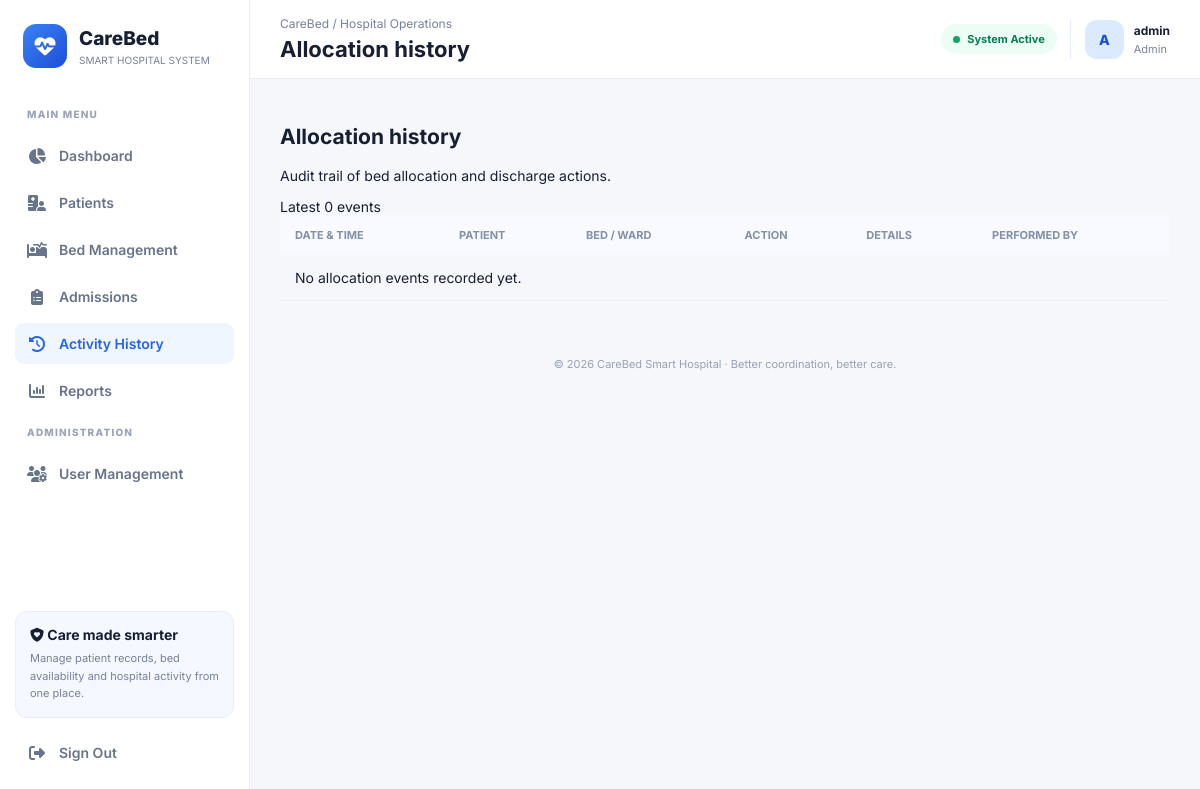
The page /history (signed in) on the database its author committed.
### app.py (models this page shows, shortened)
class User(UserMixin, db.Model):
    id = db.Column(db.Integer, primary_key=True)
    username = db.Column(db.String(80), unique=True, nullable=False)
    password_hash = db.Column(db.String(255), nullable=False)
    role = db.Column(db.String(20), nullable=False, default="staff")
    created_at = db.Column(db.DateTime, default=datetime.utcnow)

### app.py (the view)
@app.route("/history")
@login_required
def history():
    logs = (
        AllocationLog.query
        .order_by(AllocationLog.created_at.desc())
        .limit(250)
        .all()
    )
    return render_template("history.html", logs=logs)

### app.py (called while the page is built)
@login_manager.user_loader
def load_user(user_id):
    return db.session.get(User, int(user_id))

### templates/history.html (shortened to what this page needs)
{% extends "base.html" %}
{% block page_heading %}Allocation history{% endblock %}
{% block content %}
<div class="section-intro"><div><h1>Allocation history</h1><p>Audit trail of bed allocation and discharge actions.</p></div><span class="count-chip">Latest {{ logs|length }} events</span></div>
<div class="panel-card"><div class="table-responsive"><table class="table modern-table"><thead><tr><th>Date & time</th><th>Patient</th><th>Bed / ward</th><th>Action</th><th>Details</th><th>Performed by</th></tr></thead><tbody>{% for l in logs %}<tr><td>{{ l.created_at.strftime('%d %b %Y, %H:%M:%S') }}</td><td><strong>{{ l.patient_name }}</strong><small class="table-sub">{{ l.patient_code }}</small></td><td>{{ l.bed_code }}<small class="table-sub">{{ l.ward }}</small></td><td><span class="badge-soft {% if l.action == 'Allocated' %}badge-green{% else %}badge-blue{% endif %}">{{ l.action }}</span></td><td>{{ l.details or '—' }}</td><td>{{ l.actor }}</td></tr>{% else %}<tr><td colspan="6" class="empty-state">No allocation events recorded yet.</td></tr>{% endfor %}</tbody></table></div></div>
{% endblock %}

### templates/base.html (shortened to what this page needs)
<!DOCTYPE html>
<html lang="en">
<head>
    <link rel="stylesheet" href="https://cdnjs.cloudflare.com/ajax/libs/font-awesome/6.5.2/css/all.min.css">
</head>
<body>
    {% set ep = request.endpoint or '' %}
    <aside class="sidebar">
        <a class="brand"
           href="{{ url_for('dashboard') if current_user.is_authenticated else url_for('login') }}">
            <div class="brand-icon">
                <i class="fa-solid fa-heart-pulse"></i>
            </div>
            <div>
                <div class="brand-name">CareBed</div>
                <div class="brand-sub">SMART HOSPITAL SYSTEM</div>
            </div>
        </a>
        {% if current_user.is_authenticated %}
        <div class="nav-label">MAIN MENU</div>
        <nav>
            <a class="nav-link {{ 'active' if ep == 'dashboard' else '' }}"
               href="{{ url_for('dashboard') }}">
                <i class="fa-solid fa-chart-pie"></i> Dashboard
            </a>
            <a class="nav-link {{ 'active' if ep in ['patients', 'edit_patient'] else '' }}"
               href="{{ url_for('patients') }}">
                <i class="fa-solid fa-hospital-user"></i> Patients
            </a>
            <a class="nav-link {{ 'active' if ep in ['beds', 'toggle_bed'] else '' }}"
               href="{{ url_for('beds') }}">
                <i class="fa-solid fa-bed-pulse"></i> Bed Management
            </a>
            <a class="nav-link {{ 'active' if ep in ['admissions', 'discharge'] else '' }}"
               href="{{ url_for('admissions') }}">
                <i class="fa-solid fa-clipboard-list"></i> Admissions
            </a>
            <a class="nav-link {{ 'active' if ep == 'history' else '' }}"
               href="{{ url_for('history') }}">
                <i class="fa-solid fa-clock-rotate-left"></i> Activity History
            </a>
            {% if current_user.role == 'admin' %}
            <a class="nav-link {{ 'active' if ep in ['reports', 'export_report'] else '' }}"
               href="{{ url_for('reports') }}">
                <i class="fa-solid fa-chart-column"></i> Reports
            </a>
            <div class="nav-label">ADMINISTRATION</div>
            <a class="nav-link {{ 'active' if ep == 'users' else '' }}"
               href="{{ url_for('users') }}">
                <i class="fa-solid fa-users-gear"></i> User Management
            </a>
            {% endif %}
        </nav>
        {% endif %}
        <div class="sidebar-bottom">
            {% if current_user.is_authenticated %}
            <div class="sidebar-note">
                <strong><i class="fa-solid fa-shield-heart"></i> Care made smarter</strong>
                <p>Manage patient records, bed availability and hospital activity from one place.</p>
            </div>
            <form class="logout-form" method="POST" action="{{ url_for('logout') }}">
                <button type="submit" class="nav-link logout-button">
                    <i class="fa-solid fa-right-from-bracket"></i> Sign Out
                </button>
            </form>
            {% endif %}
        </div>
    </aside>
    <main class="main">
        <header class="topbar">
            <div>
                <div class="topbar-caption">CareBed / Hospital Operations</div>
                <h1>{% block page_heading %}Hospital Overview{% endblock %}</h1>
            </div>
            <div class="topbar-right">
                {% if current_user.is_authenticated %}
                <span class="status-pill">
                    <span class="status-dot"></span> System Active
                </span>
                <div class="profile">
                    <div class="avatar">
                        {{ (current_user.username or 'U')[0]|upper }}
                    </div>
                    <div>
                        <div class="profile-name">{{ current_user.username }}</div>
                        <div class="profile-role">
                            {{ current_user.role|default('Staff', true)|title }}
                        </div>
                    </div>
                </div>
                {% else %}
                <a class="btn btn-primary" href="{{ url_for('login') }}">
                    <i class="fa-solid fa-right-to-bracket"></i> Sign In
                </a>
                {% endif %}
            </div>
        </header>
        <section class="page-content">
            {% block content %}{% endblock %}
        </section>
        <footer class="footer">
            &copy; 2026 CareBed Smart Hospital · Better coordination, better care.
        </footer>
    </main>
</body>
</html>

### templates/base.html (style rules this page uses)
:root { --primary: #2563eb; --primary-dark: #1d4ed8; --primary-light: #eff6ff; --background: #f5f7fb; --surface: #ffffff; --text: #172033; --muted: #778198; --border: #e8edf5; --sidebar-width: 250px; }
* { box-sizing: border-box; }
html, body { margin: 0; min-height: 100%; width: 100%; }
body { font-family: 'Inter', Arial, sans-serif; background: var(--background); color: var(--text); font-size: 14px; }
a { color: inherit; text-decoration: none; }
.sidebar { width: var(--sidebar-width); position: fixed; top: 0; left: 0; bottom: 0; background: white; border-right: 1px solid var(--border); padding: 24px 15px; display: flex; flex-direction: column; z-index: 100; overflow-y: auto; }
.brand { display: flex; align-items: center; gap: 12px; padding: 0 8px 28px; }
.brand-icon { height: 44px; width: 44px; flex-shrink: 0; display: grid; place-items: center; border-radius: 13px; color: white; background: linear-gradient(135deg, #3b82f6, #1d4ed8); font-size: 21px; }
.brand-name { font-size: 19px; font-weight: 800; }
.brand-sub { color: var(--muted); font-size: 10px; margin-top: 4px; }
.nav-label { color: #9aa4b5; font-size: 10px; font-weight: 800; letter-spacing: 1.2px; padding: 12px; }
.sidebar nav { display: flex; flex-direction: column; }
.nav-link { display: flex; align-items: center; gap: 12px; width: 100%; padding: 12px; margin: 3px 0; border: 0; border-radius: 9px; background: transparent; color: #68748a; font: inherit; font-weight: 600; text-align: left; cursor: pointer; }
.nav-link i { width: 20px; text-align: center; font-size: 16px; }
.nav-link:hover, .nav-link.active { background: var(--primary-light); color: var(--primary); }
.sidebar-bottom { margin-top: auto; padding-top: 15px; }
.sidebar-note { padding: 14px; background: #f5f8ff; border: 1px solid #e6edff; border-radius: 12px; margin-bottom: 14px; }
.sidebar-note strong { display: block; margin-bottom: 7px; }
.sidebar-note p { color: var(--muted); font-size: 11px; line-height: 1.6; margin: 0; }
.logout-form { margin: 0; }
.main { width: calc(100% - var(--sidebar-width)); min-width: 0; min-height: 100vh; margin-left: var(--sidebar-width); }
.topbar { min-height: 78px; padding: 16px 30px; background: #ffffff; border-bottom: 1px solid var(--border); display: flex; align-items: center; justify-content: space-between; gap: 16px; position: sticky; top: 0; z-index: 50; }
.topbar-caption { color: var(--muted); font-size: 12px; margin-bottom: 5px; }
.topbar h1 { font-size: 22px; margin: 0; }
.topbar-right { display: flex; align-items: center; gap: 13px; }
.status-pill { display: inline-flex; align-items: center; gap: 7px; border-radius: 30px; padding: 8px 12px; background: #ecfdf5; color: #087f51; font-size: 11px; font-weight: 700; }
.status-dot { width: 7px; height: 7px; border-radius: 50%; background: #16a36a; }
.profile { display: flex; align-items: center; gap: 10px; padding-left: 14px; border-left: 1px solid var(--border); }
.avatar { width: 39px; height: 39px; border-radius: 12px; display: grid; place-items: center; color: #1d4ed8; background: #dbeafe; font-weight: 800; }
.profile-name { font-size: 12px; font-weight: 700; }
.profile-role { font-size: 11px; color: var(--muted); margin-top: 4px; }
.page-content { display: block; width: 100%; max-width: none; margin: 0; padding: 28px 30px 38px; }
table { width: 100%; border-collapse: collapse; }
th { text-align: left; color: #8490a5; background: #f8faff; font-size: 11px; text-transform: uppercase; padding: 13px 15px; white-space: nowrap; }
td { padding: 14px 15px; border-bottom: 1px solid #edf0f6; }
.footer { padding: 18px 30px 24px; color: #98a1b2; font-size: 11px; text-align: center; }

### rows shown on the page
User: username "A", username "admin", role "Admin"

### other values the page prints
{{ logs|length }} "0"
